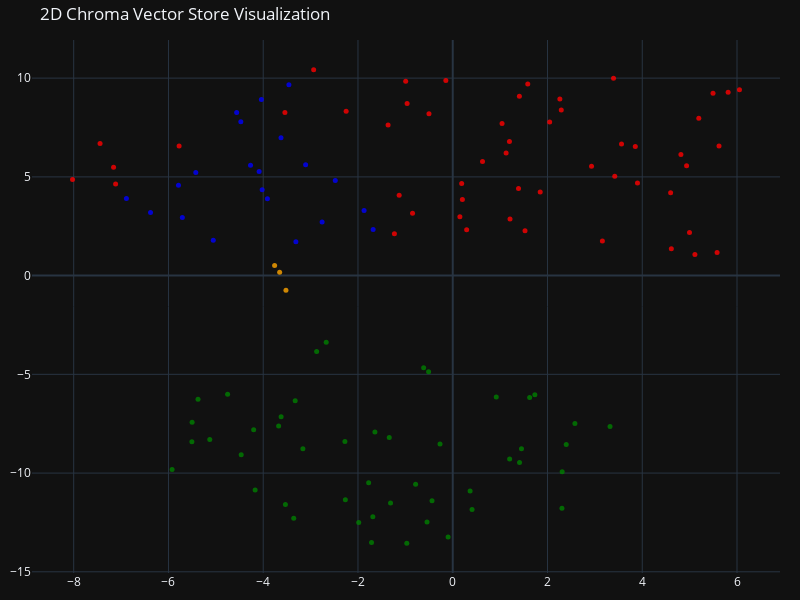

Notebook code cell kept with this figure:
### Code cell
tsne = TSNE(n_components=2, random_state=42)
reduced_vectors = tsne.fit_transform(vectors)

# Create the 2D scatter plot
fig = go.Figure(data=[go.Scatter(
    x=reduced_vectors[:, 0],
    y=reduced_vectors[:, 1],
    mode='markers',
    marker=dict(size=5, color=colors, opacity=0.8),
    text=[f"Type: {t}<br>Text: {d[:100]}..." for t, d in zip(doc_types, documents)],
    hoverinfo='text'
)])

fig.update_layout(
    title='2D Chroma Vector Store Visualization',
    scene=dict(xaxis_title='x',yaxis_title='y'),
    width=800,
    height=600,
    margin=dict(r=20, b=10, l=10, t=40)
)

fig.show()

### Figure 1 — Plotly figure (JSON) as saved in the notebook; plotly's stock layout.template omitted (floating-point values rounded to 4 significant figures)
{"data": [{"hoverinfo": "text", "marker": {"color": ["blue", "blue", "blue", "blue", "blue", "blue", "blue", "blue", "blue", "blue", "blue", "blue", "blue", "blue", "blue", "blue", "blue", "blue", "blue", "blue", "blue", "red", "red", "red", "red", "red", "red", "red", "red", "red", "red", "red", "red", "red", "red", "red", "red", "red", "red", "red", "red", "red", "red", "red", "red", "red", "red", "red", "red", "red", "red", "red", "red", "red", "red", "red", "red", "red", "red", "red", "red", "red", "red", "red", "red", "red", "red", "red", "red", "red", "red", "red", "red", "orange", "orange", "orange", "green", "green", "green", "green", "green", "green", "green", "green", "green", "green", "green", "green", "green", "green", "green", "green", "green", "green", "green", "green", "green", "green", "green", "green", "green", "green", "green", "green", "green", "green", "green", "green", "green", "green", "green", "green", "green", "green", "green", "green", "green", "green", "green", "green", "green", "green", "green"], "opacity": 0.8, "size": 5}, "mode": "markers", "text": ["Type: products<br>Text: # Product Summary\n\n# Rellm: AI-Powered Enterprise Reinsurance Solution\n\n## Summary\n\nRellm is an inno...", "Type: products<br>Text: ### Seamless Integrations\nRellm's architecture is designed for effortless integration with existing ...", "Type: products<br>Text: ### Regulatory Compliance Tools\nRellm includes built-in compliance tracking features to help organiz...", "Type: products<br>Text: Join the growing number of organizations leveraging Rellm to enhance their reinsurance processes whi...", "Type: products<br>Text: Experience the future of reinsurance with Rellm, where innovation meets reliability. Let Insurellm h...", "Type: products<br>Text: # Product Summary\n\n# Markellm\n\n## Summary\n\nMarkellm is an innovative two-sided marketplace designed ...", "Type: products<br>Text: - **User-Friendly Interface**: Designed with user experience in mind, Markellm features an intuitive...", "Type: products<br>Text: - **Customer Support**: Our dedicated support team is always available to assist both consumers and ...", "Type: products<br>Text: ### For Insurance Companies:\n- **Basic Listing Fee**: $199/month for a featured listing on the platf...", "Type: products<br>Text: ### Q3 2025\n- Initiate a comprehensive marketing campaign targeting both consumers and insurers to i...", "Type: products<br>Text: # Product Summary\n\n# Homellm\n\n## Summary\nHomellm is an innovative home insurance product developed b...", "Type: products<br>Text: ### 2. Dynamic Pricing Model\nWith Homellm's innovative dynamic pricing model, insurance providers ca...", "Type: products<br>Text: ### 5. Multi-Channel Integration\nHomellm seamlessly integrates into existing insurance platforms, pr...", "Type: products<br>Text: - **Basic Tier:** Starting at $5,000/month for small insurers with basic integration features.\n- **S...", "Type: products<br>Text: All tiers include a comprehensive training program and ongoing updates to ensure optimal performance...", "Type: products<br>Text: With Homellm, Insurellm is committed to transforming the landscape of home insurance, ensuring both ...", "Type: products<br>Text: # Product Summary\n\n# Carllm\n\n## Summary\n\nCarllm is an innovative auto insurance product developed by...", "Type: products<br>Text: - **Instant Quoting**: With Carllm, insurance companies can offer near-instant quotes to customers, ...", "Type: products<br>Text: - **Mobile Integration**: Carllm is designed to work seamlessly with mobile applications, providing ...", "Type: products<br>Text: - **Professional Tier**: $2,500/month\n  - For medium-sized companies.\n  - All Basic Tier features pl...", "Type: products<br>Text: ### Q2 2025: Customer Experience Improvements\n- Launch of a new **mobile app** for end-users.\n- Intr...", "Type: contracts<br>Text: # Contract with GreenField Holdings for Markellm\n\n**Effective Date:** November 15, 2023  \n**Contract...", "Type: contracts<br>Text: ## Renewal\n1. **Automatic Renewal**: This contract will automatically renew for sequential one-year ...", "Type: contracts<br>Text: ## Features\n1. **AI-Powered Matching**: Access to advanced algorithms that connect GreenField Holdin...", "Type: contracts<br>Text: ## Support\n1. **Customer Support Access**: The Client will have access to dedicated support through ...", "Type: contracts<br>Text: **Signatures:**  \n_________________________                           _________________________  \n**...", "Type: contracts<br>Text: # Contract with Apex Reinsurance for Rellm: AI-Powered Enterprise Reinsurance Solution\n\n## Terms\n\n1....", "Type: contracts<br>Text: ## Renewal\n\n1. **Automatic Renewal**: This Agreement will automatically renew for successive one-yea...", "Type: contracts<br>Text: 2. **Seamless Integrations**: The architecture of Rellm allows for easy integration with existing sy...", "Type: contracts<br>Text: 1. **Technical Support**: Provider shall offer dedicated technical support to the Client via phone, ...", "Type: contracts<br>Text: **Insurellm, Inc.**  \n_____________________________  \nAuthorized Signature   \nDate: ________________...", "Type: contracts<br>Text: # Contract with Greenstone Insurance for Homellm\n\n---\n\n## Terms\n\n1. **Parties**: This Contract (\"Agr...", "Type: contracts<br>Text: 4. **Payment Terms**: \n   - The Customer shall pay an amount of $10,000 per month for the Standard T...", "Type: contracts<br>Text: ---\n\n## Features\n\n- **AI-Powered Risk Assessment**: Customer will have access to enhanced risk evalu...", "Type: contracts<br>Text: - **Customer Portal**: A dedicated portal will be provided, allowing the Customer's clients to manag...", "Type: contracts<br>Text: ______________________________  \n[Name], [Title]  \nDate: ______________________\n\n**For Greenstone In...", "Type: contracts<br>Text: # Contract with Roadway Insurance Inc. for Carllm\n\n---\n\n## Terms\n\n1. **Agreement Effective Date**: T...", "Type: contracts<br>Text: ---\n\n## Renewal\n\n1. **Automatic Renewal**: This agreement will automatically renew for an additional...", "Type: contracts<br>Text: ---\n\n## Features\n\n1. **Access to Core Features**: Roadway Insurance Inc. will have access to all Pro...", "Type: contracts<br>Text: ---\n\n## Support\n\n1. **Technical Support**: Roadway Insurance Inc. will receive priority technical su...", "Type: contracts<br>Text: # Contract with Stellar Insurance Co. for Rellm\n\n## Terms\nThis contract is made between **Insurellm*...", "Type: contracts<br>Text: ### Termination\nEither party may terminate this agreement with a **30-day written notice**. In the e...", "Type: contracts<br>Text: ## Features\nStellar Insurance Co. will receive access to the following features of the Rellm product...", "Type: contracts<br>Text: ## Support\nInsurellm provides Stellar Insurance Co. with the following support services:\n\n- **24/7 T...", "Type: contracts<br>Text: # Contract with TechDrive Insurance for Carllm\n\n**Contract Date:** October 1, 2024  \n**Contract Dura...", "Type: contracts<br>Text: ## Renewal\n\n1. **Automatic Renewal**: This contract shall automatically renew for additional one-yea...", "Type: contracts<br>Text: ## Support\n\n1. **Customer Support**: Insurellm will provide 24/7 customer support to TechDrive Insur...", "Type: contracts<br>Text: **TechDrive Insurance Representative:**  \nName: Sarah Johnson  \nTitle: Operations Director  \nDate: _...", "Type: contracts<br>Text: # Contract with Belvedere Insurance for Markellm\n\n## Terms\nThis Contract (\"Agreement\") is made and e...", "Type: contracts<br>Text: ## Renewal\n1. **Renewal Terms**: This Agreement may be renewed for additional one-year terms upon mu...", "Type: contracts<br>Text: ## Features\n1. **AI-Powered Matching**: Belvedere Insurance will benefit from Markellm's AI-powered ...", "Type: contracts<br>Text: ## Support\n1. **Technical Support**: Technical support will be available from 9 AM to 7 PM EST, Mond...", "Type: contracts<br>Text: **Belvedere Insurance**  \nSignature: ______________________  \nName: [Authorized Signatory]  \nTitle: ...", "Type: contracts<br>Text: # Contract with Velocity Auto Solutions for Carllm\n\n**Contract Date:** October 1, 2023  \n**Contract ...", "Type: contracts<br>Text: ## Renewal\n\n1. **Automatic Renewal**: This contract will automatically renew for successive 12-month...", "Type: contracts<br>Text: ## Support\n\n1. **Customer Support**: Velocity Auto Solutions will have access to Insurellm’s custome...", "Type: contracts<br>Text: # Contract with GreenValley Insurance for Homellm\n\n**Contract Date:** October 6, 2023  \n**Contract N...", "Type: contracts<br>Text: 4. **Confidentiality:** Both parties agree to maintain the confidentiality of proprietary informatio...", "Type: contracts<br>Text: 1. **AI-Powered Risk Assessment:** Access to advanced AI algorithms for real-time risk evaluations.\n...", "Type: contracts<br>Text: 3. **Regular Updates:** Insurellm will offer ongoing updates and enhancements to the Homellm platfor...", "Type: contracts<br>Text: # Contract with EverGuard Insurance for Rellm: AI-Powered Enterprise Reinsurance Solution\n\n**Contrac...", "Type: contracts<br>Text: 4. **Usage Rights**: EverGuard Insurance is granted a non-exclusive, non-transferable license to acc...", "Type: contracts<br>Text: 1. **Core Functionality**: Rellm provides EverGuard Insurance with advanced AI-driven analytics, sea...", "Type: contracts<br>Text: 1. **Customer Support**: Insurellm will provide EverGuard Insurance with 24/7 customer support, incl...", "Type: contracts<br>Text: ---\n\n**Signatures**  \n**For Insurellm**: __________________________  \n**Name**: John Smith  \n**Title...", "Type: contracts<br>Text: # Contract with BrightWay Solutions for Markellm\n\n**Contract Date:** October 5, 2023  \n**Contract ID...", "Type: contracts<br>Text: 3. **Service Level Agreement (SLA):**  \n   Insurellm commits to a 99.9% uptime for the platform with...", "Type: contracts<br>Text: 2. **Real-Time Quote Availability:**  \n   Consumers sourced via BrightWay Solutions will receive rea...", "Type: contracts<br>Text: 3. **Training and Onboarding:**  \n   Insurellm agrees to provide one free training session on how to...", "Type: contracts<br>Text: # Contract with Pinnacle Insurance Co. for Homellm\n\n## Terms\nThis contract (\"Contract\") is entered i...", "Type: contracts<br>Text: ## Renewal\n1. **Renewal Terms**: At the end of the initial term, this Contract shall automatically r...", "Type: contracts<br>Text: ## Features\n1. **AI-Powered Risk Assessment**: Utilized for tailored underwriting decisions specific...", "Type: contracts<br>Text: ## Support\n1. **Technical Support**: Insurellm shall provide 24/7 technical support via an email and...", "Type: company<br>Text: # Overview of Insurellm\n\nInsurellm is an innovative insurance tech firm with 200 employees across th...", "Type: company<br>Text: # Careers at Insurellm\n\nInsurellm is hiring! We are looking for talented software engineers, data sc...", "Type: company<br>Text: # About Insurellm\n\nInsurellm was founded by Avery Lancaster in 2015 as an insurance tech startup des...", "Type: employees<br>Text: # HR Record\n\n# Alex Chen\n\n## Summary\n- **Date of Birth:** March 15, 1990  \n- **Job Title:** Backend ...", "Type: employees<br>Text: ## Annual Performance History\n- **2020:**  \n  - Completed onboarding successfully.  \n  - Met expecta...", "Type: employees<br>Text: ## Compensation History\n- **2020:** Base Salary: $80,000  \n- **2021:** Base Salary Increase to $90,0...", "Type: employees<br>Text: Alex Chen continues to be a vital asset at Insurellm, contributing significantly to innovative backe...", "Type: employees<br>Text: # HR Record\n\n# Oliver Spencer\n\n## Summary\n- **Date of Birth**: May 14, 1990  \n- **Job Title**: Backe...", "Type: employees<br>Text: ## Annual Performance History\n- **2018**: **3/5** - Adaptable team player but still learning to take...", "Type: employees<br>Text: ## Compensation History\n- **March 2018**: Initial salary of $80,000.\n- **July 2019**: Salary increas...", "Type: employees<br>Text: # HR Record\n\n# Emily Tran\n\n## Summary\n- **Date of Birth:** March 18, 1991  \n- **Job Title:** Digital...", "Type: employees<br>Text: - **January 2017 - May 2018**: Marketing Intern  \n  - Supported the Marketing team by collaborating ...", "Type: employees<br>Text: - **2021**:  \n  - Performance Rating: Meets Expectations  \n  - Key Achievements: Contributed to the ...", "Type: employees<br>Text: - **Professional Development Goals**:  \n  - Emily Tran aims to become a Marketing Manager within the...", "Type: employees<br>Text: # HR Record\n\n# Jordan Blake\n\n## Summary\n- **Date of Birth:** March 15, 1993  \n- **Job Title:** Sales...", "Type: employees<br>Text: ## Annual Performance History\n- **2021:** First year at Insurellm; achieved 90% of monthly targets. ...", "Type: employees<br>Text: ## Other HR Notes\n- Jordan has shown an interest in continuing education, actively participating in ...", "Type: employees<br>Text: # Avery Lancaster\n\n## Summary\n- **Date of Birth**: March 15, 1985  \n- **Job Title**: Co-Founder & Ch...", "Type: employees<br>Text: - **2010 - 2013**: Business Analyst at Edge Analytics  \n  Prior to joining Innovate, Avery worked as...", "Type: employees<br>Text: - **2018**: **Exceeds Expectations**  \n  Under Avery’s pivoted vision, Insurellm launched two new su...", "Type: employees<br>Text: - **2022**: **Satisfactory**  \n  Avery focused on rebuilding team dynamics and addressing employee c...", "Type: employees<br>Text: ## Compensation History\n- **2015**: $150,000 base salary + Significant equity stake  \n- **2016**: $1...", "Type: employees<br>Text: ## Other HR Notes\n- **Professional Development**: Avery has actively participated in leadership trai...", "Type: employees<br>Text: # HR Record\n\n# Maxine Thompson\n\n## Summary\n- **Date of Birth:** January 15, 1991  \n- **Job Title:** ...", "Type: employees<br>Text: ## Insurellm Career Progression\n- **January 2017 - October 2018**: **Junior Data Engineer**  \n  * Ma...", "Type: employees<br>Text: ## Annual Performance History\n- **2017**: *Meets Expectations*  \n  Maxine showed potential in her ro...", "Type: employees<br>Text: - **2021**: *Exceeds Expectations*  \n  Maxine spearheaded the transition to a new data warehousing s...", "Type: employees<br>Text: ## Compensation History\n- **2017**: $70,000 (Junior Data Engineer)  \n- **2018**: $75,000 (Junior Dat...", "Type: employees<br>Text: # Samantha Greene\n\n## Summary\n- **Date of Birth:** October 14, 1990\n- **Job Title:** HR Generalist\n-...", "Type: employees<br>Text: ## Annual Performance History\n- **2020:** Exceeds Expectations  \n  Samantha Greene demonstrated exce...", "Type: employees<br>Text: ## Compensation History\n- **2020:** Base Salary - $55,000  \n  The entry-level salary matched industr...", "Type: employees<br>Text: - **2023:** Base Salary - $70,000  \n  Recognized for substantial improvement in employee relations m...", "Type: employees<br>Text: # HR Record\n\n# Alex Thomson\n\n## Summary\n- **Date of Birth:** March 15, 1995  \n- **Job Title:** Sales...", "Type: employees<br>Text: ## Annual Performance History  \n- **2022** - Rated as \"Exceeds Expectations.\" Alex Thomson achieved ...", "Type: employees<br>Text: ## Other HR Notes\n- Alex Thomson is an active member of the Diversity and Inclusion committee at Ins...", "Type: employees<br>Text: # HR Record\n\n# Samuel Trenton\n\n## Summary\n- **Date of Birth:** April 12, 1989  \n- **Job Title:** Sen...", "Type: employees<br>Text: ## Annual Performance History\n- **2023:** Rating: 4.5/5  \n  *Samuel exceeded expectations, successfu...", "Type: employees<br>Text: ## Compensation History\n- **2023:** Base Salary: $115,000 + Bonus: $15,000  \n  *Annual bonus based o...", "Type: employees<br>Text: - **Engagement in Company Culture:** Regularly participates in team-building events and contributes ...", "Type: employees<br>Text: # HR Record\n\n# Alex Harper\n\n## Summary\n- **Date of Birth**: March 15, 1993  \n- **Job Title**: Sales ...", "Type: employees<br>Text: ## Annual Performance History  \n- **2021**:  \n  - **Performance Rating**: 4.5/5  \n  - **Key Achievem...", "Type: employees<br>Text: - **2022**:  \n  - **Base Salary**: $65,000 (Promotion to Senior SDR)  \n  - **Bonus**: $13,000 (20% o...", "Type: employees<br>Text: # HR Record\n\n# Jordan K. Bishop\n\n## Summary\n- **Date of Birth:** March 15, 1990\n- **Job Title:** Fro...", "Type: employees<br>Text: ## Annual Performance History\n- **2019:** Exceeds Expectations - Continuously delivered high-quality...", "Type: employees<br>Text: ## Compensation History\n- **June 2018:** Starting Salary - $85,000\n- **June 2019:** Salary Increase ...", "Type: employees<br>Text: ## Other HR Notes\n- Jordan K. Bishop has been an integral part of club initiatives, including the In...", "Type: employees<br>Text: # HR Record\n\n# Emily Carter\n\n## Summary\n- **Date of Birth:** August 12, 1990  \n- **Job Title:** Acco...", "Type: employees<br>Text: - **2017-2019:** Marketing Intern  \n  - Assisted with market research and campaign development for s...", "Type: employees<br>Text: ## Compensation History\n| Year | Base Salary | Bonus         | Total Compensation |\n|------|--------...", "Type: employees<br>Text: Emily Carter exemplifies the kind of talent that drives Insurellm's success and is an invaluable ass..."], "x": [-2.757, -1.68, -1.871, -2.479, -3.311, -4.473, -4.56, -4.039, -3.458, -3.625, -5.707, -6.887, -6.379, -5.423, -5.789, -5.054, -3.912, -4.022, -4.086, -4.268, -3.105, -0.1452, 5.494, -7.444, -2.935, 5.111, 1.526, 0.2936, -1.231, 0.6284, 4.614, 1.407, 3.394, -7.115, 1.041, 5.579, 5.62, 5.194, -5.775, 2.929, 1.388, 1.846, -1.131, 0.1888, 4.936, 3.853, 3.899, 4.599, -0.9927, 6.052, -3.542, 1.127, 4.997, 4.816, 3.562, 3.42, 2.261, 2.291, -7.159, 2.046, 1.209, 0.1508, -0.8484, 0.2036, 3.159, -0.9629, -1.365, -2.25, -0.5017, 1.584, 5.813, -8.025, 1.197, -3.759, -3.521, -3.653, -5.128, 1.201, -1.687, -2.671, -5.506, 1.41, -1.984, -2.276, -1.34, -1.775, -1.642, -4.202, -1.313, -4.752, -0.6139, 0.9186, 1.623, 1.733, -1.714, -0.5094, -5.924, 3.32, 2.396, 2.579, -0.09777, -4.171, 2.31, -3.356, -3.532, -3.622, 0.3666, -3.325, -4.465, 0.4077, -0.5428, 2.305, -3.674, -0.4371, -0.7835, -5.501, 1.451, -0.9696, -5.376, -3.163, -0.2688, -2.266, -2.873], "y": [2.713, 2.341, 3.296, 4.816, 1.716, 7.794, 8.257, 8.914, 9.666, 6.979, 2.949, 3.902, 3.201, 5.221, 4.573, 1.793, 3.895, 4.345, 5.27, 5.59, 5.608, 9.876, 9.236, 6.688, 10.42, 1.074, 2.275, 2.328, 2.117, 5.783, 1.362, 9.08, 9.998, 4.64, 7.706, 1.17, 6.568, 7.974, 6.561, 5.537, 4.411, 4.238, 4.067, 4.668, 5.564, 6.543, 4.686, 4.195, 9.839, 9.411, 8.255, 6.213, 2.179, 6.139, 6.66, 5.033, 8.946, 8.389, 5.484, 7.777, 2.862, 2.978, 3.16, 3.857, 1.755, 8.719, 7.621, 8.323, 8.195, 9.707, 9.291, 4.868, 6.789, 0.5095, -0.7453, 0.1761, -8.3, -9.285, -12.21, -3.373, -8.417, -9.464, -12.51, -8.405, -8.192, -10.49, -7.92, -7.802, -11.51, -6.012, -4.664, -6.147, -6.173, -6.034, -13.52, -4.873, -9.822, -7.646, -8.559, -7.49, -13.24, -10.86, -9.927, -12.28, -11.59, -7.149, -10.91, -6.332, -9.071, -11.85, -12.48, -11.79, -7.611, -11.4, -10.57, -7.431, -8.767, -13.55, -6.266, -8.764, -8.526, -11.36, -3.843], "type": "scatter"}], "layout": {"margin": {"r": 20, "b": 10, "l": 10, "t": 40}, "title": {"text": "2D Chroma Vector Store Visualization"}, "scene": {"xaxis": {"title": {"text": "x"}}, "yaxis": {"title": {"text": "y"}}}, "width": 800, "height": 600}}
